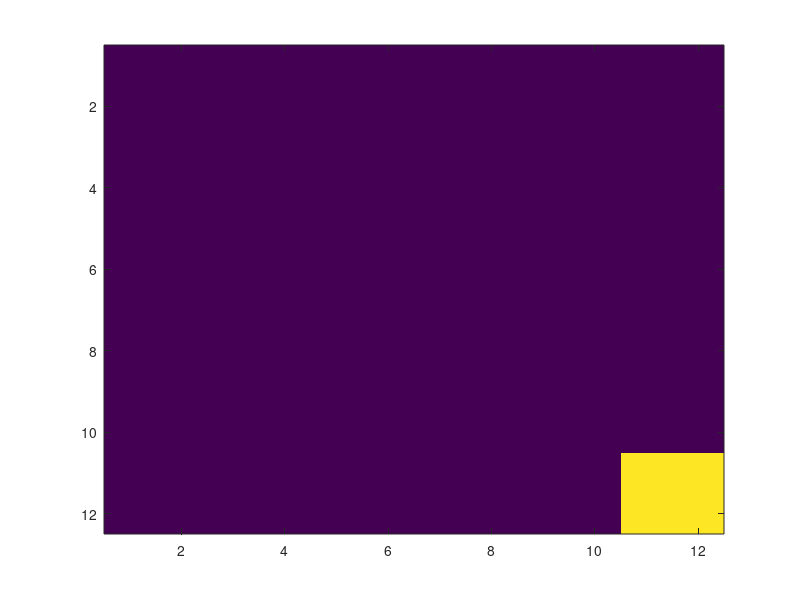

The MATLAB source for this figure:
% script for testing the masking matrix 

imsz = 12;
nsz = 2;
ind = 34;

I = 1:1:imsz;
J = 1:1:imsz;

for k = 1:nsz-1
    I = [I,1:1:imsz-k];
    J = [J,k+1:1:imsz];
end

for k = 1:nsz-1
    I = [I,k+1:1:imsz];
    J = [J,1:1:imsz-k];
end

r = ones(size(I));

M = sparse(I,J,r);

M = kron(M,M);

for ind = 1:1:imsz*imsz

x = zeros(imsz*imsz,1);
x(ind,1) = 1;

y = M*x;
imagesc(reshape(y,imsz,imsz));
drawnow;
pause(.3);

end





    


    